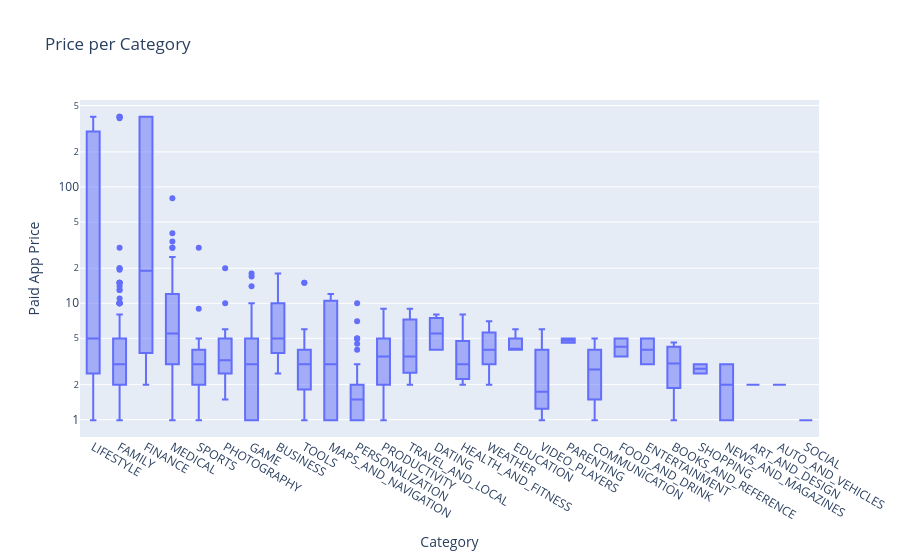

Notebook cell for this chart:
### Markdown cell above
# How Much Can You Charge? Examine Paid App Pricing Strategies by Category

**Challenge**: What is the median price price for a paid app? Then compare pricing by category by creating another box plot. But this time examine the prices (instead of the revenue estimates) of the paid apps. I recommend using `{categoryorder':'max descending'}` to sort the categories.

### Code cell
box = px.box(df_paid_apps,
             x='Category',
             y="Price",
             title='Price per Category')
 
box.update_layout(xaxis_title='Category',
                  yaxis_title='Paid App Price',
                  xaxis={'categoryorder':'max descending'},
                  yaxis=dict(type='log'))
 
box.show()

### Figure 1 — Plotly figure (JSON) as saved in the notebook; plotly's stock layout.template omitted (floating-point values rounded to 4 significant figures; data arrays with more than 128 entries replaced by an {"elided": "..."} marker saying what was removed)
{"data": [{"alignmentgroup": "True", "hovertemplate": "Category=%{x}<br>Price=%{y}<extra></extra>", "legendgroup": "", "marker": {"color": "#636efa"}, "name": "", "notched": false, "offsetgroup": "", "orientation": "v", "showlegend": false, "type": "box", "x": {"elided": "613 str values"}, "x0": " ", "xaxis": "x", "y": {"elided": "613 float values"}, "y0": " ", "yaxis": "y"}], "layout": {"boxmode": "group", "legend": {"tracegroupgap": 0}, "title": {"text": "Price per Category"}, "xaxis": {"anchor": "y", "categoryorder": "max descending", "domain": [0, 1], "title": {"text": "Category"}}, "yaxis": {"anchor": "x", "domain": [0, 1], "title": {"text": "Paid App Price"}, "type": "log"}}}
